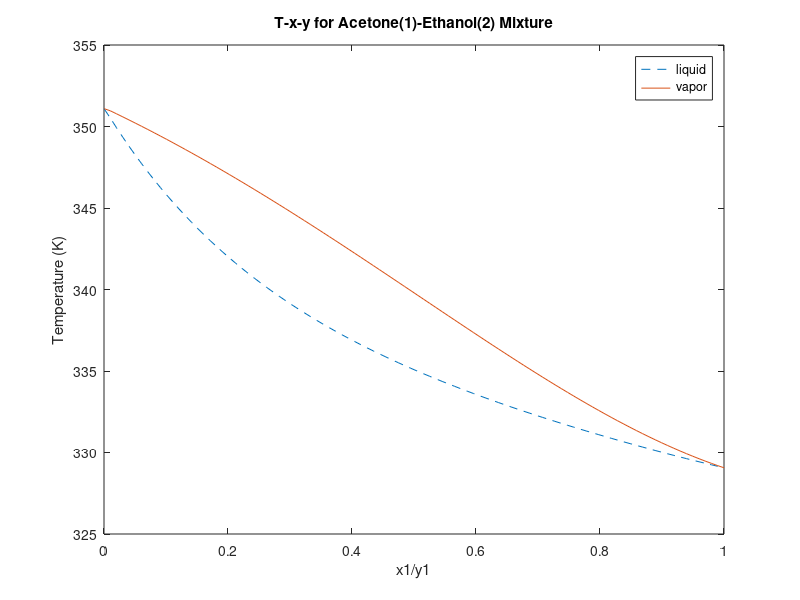
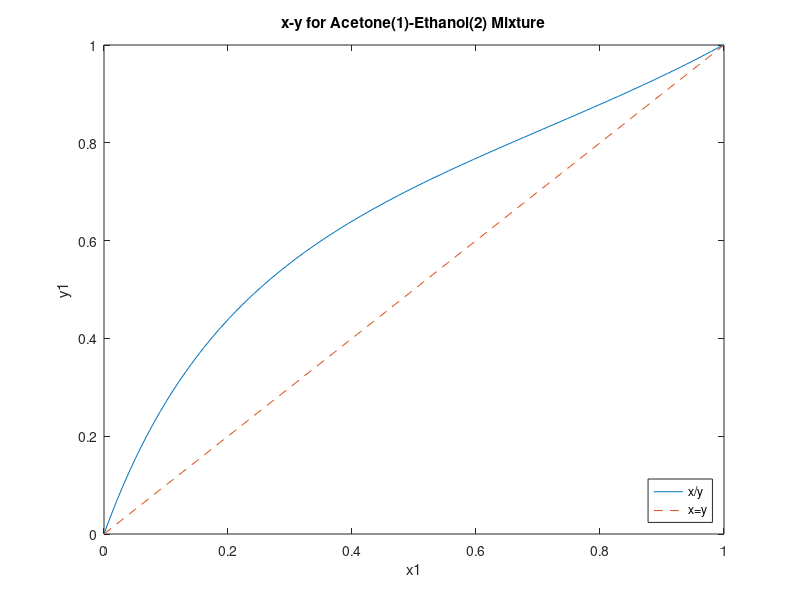

Write MATLAB code to recreate these figures, in order.
clear all;
clc;

%x and y values
x_a = linspace(0,1);
T_vap = [298];
T_liq = [298];


%acetone properties
A_A = 4.42448;
A_B = 1312.253;
A_C = -32.445;

%ethanol properties
E_A = 5.37229;
E_B = 1670.409;
E_C = -40.191;

%Van laar parameters
A12 = 0.5459;
A21 = 0.5808;


%system properties
P = 1; %1 atm
T = 298;
%index the x vals
for x=1:length(x_a)
     % temperature guess
     i = length(T)-1;
    while(1)
        i = i+1;
        %disp(i);
        P_vap_A = 10^(A_A-(A_B/(A_C+T)));
        P_vap_E = 10^(E_A-(E_B/(E_C+T)));
        g1 = exp(A12*(A21*(1-x_a(x))/(A12*x_a(x)+A21*(1-x_a(x))))^2);
        g2 = exp(A21*(A12*(x_a(x))/(A12*x_a(x)+A21*(1-x_a(x))))^2);
        y_ace = x_a(x)*g1*P_vap_A/P;
        y_e = (1-x_a(x))*g2*P_vap_E/P;
        sum_y = y_ace+y_e;
        if sum_y>1.1
            T = T-0.1;
        elseif sum_y<0.9
            T = T+0.1;
        elseif sum_y>1.01
            T = T-0.01;
        elseif sum_y<0.99
            T = T + 0.01;
        elseif sum_y<0.999
            T = T + 0.001;
        elseif sum_y>1.001
            T = T-0.001;
        else
            T_vap(x) = T;
            y_a(x) = y_ace;
            T = T;
            break;
        end
    end
end


T = 298;
i = length(T)-1;
%index the x vals
for x=1:length(x_a)
    i = length(T)-1;
    while(1)
        i=i+1;
        %disp(i)
        P_vap_A = 10^(A_A-(A_B/(A_C+T)));
        P_vap_E = 10^(E_A-(E_B/(E_C+T)));
        g1 = exp(A12*(A21*(1-x_a(x))/(A12*x_a(x)+A21*(1-x_a(x))))^2);
        g2 = exp(A21*(A12*(x_a(x))/(A12*x_a(x)+A21*(1-x_a(x))))^2);
        x_ace = x_a(x)*P/g1/P_vap_A; %x_a(x) = vapor mol fraction
        x_e = (1-x_a(x))*P/g2/P_vap_E;
        sum_x = x_ace+x_e;
        if sum_x> 1.1
           T = T+0.1;
        elseif sum_x< 0.9
           T = T-0.1;
        elseif sum_x>1.01
            T = T+0.01;
        elseif sum_x<0.99
            T = T-0.01;
        elseif sum_x>1.001
            T = T+0.001;
        elseif sum_x<0.999
            T = T-0.001;
        else
            T_liq(x) = T;
            T = T+50;
            break;
        end
    end
end

figure()
plot(x_a,T_vap,'--')
hold on
plot(x_a,T_liq)

title('T-x-y for Acetone(1)-Ethanol(2) Mixture')
xlabel('x1/y1')
ylabel('Temperature (K)')
legend('liquid','vapor')

figure()
plot(x_a,y_a)
hold on
plot (x_a,x_a,'--')
xlabel('x1')
ylabel('y1')
title('x-y for Acetone(1)-Ethanol(2) Mixture')
legend('x/y','x=y','Location','southeast')
axis([0 1 0 1])

            
            
    
    
    
    
    